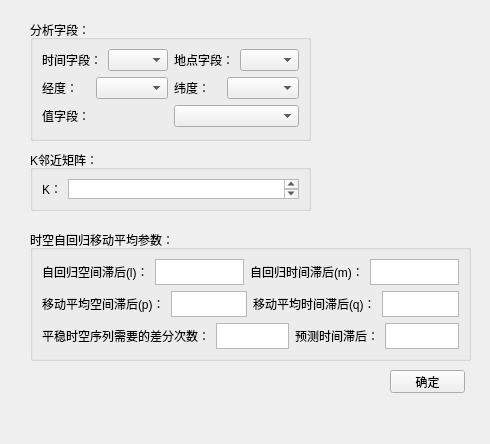
<?xml version="1.0" encoding="UTF-8"?>
<ui version="4.0">
 <class>Form</class>
 <widget class="QWidget" name="Form">
  <property name="geometry">
   <rect>
    <x>0</x>
    <y>0</y>
    <width>490</width>
    <height>444</height>
   </rect>
  </property>
  <property name="windowTitle">
   <string>Form</string>
  </property>
  <widget class="QGroupBox" name="groupBox">
   <property name="geometry">
    <rect>
     <x>30</x>
     <y>20</y>
     <width>281</width>
     <height>121</height>
    </rect>
   </property>
   <property name="title">
    <string>分析字段：</string>
   </property>
   <layout class="QVBoxLayout" name="verticalLayout">
    <item>
     <layout class="QHBoxLayout" name="horizontalLayout">
      <item>
       <widget class="QLabel" name="label">
        <property name="text">
         <string>时间字段：</string>
        </property>
       </widget>
      </item>
      <item>
       <widget class="QComboBox" name="comboBox"/>
      </item>
      <item>
       <widget class="QLabel" name="label_6">
        <property name="text">
         <string>地点字段：</string>
        </property>
       </widget>
      </item>
      <item>
       <widget class="QComboBox" name="comboBox_5"/>
      </item>
     </layout>
    </item>
    <item>
     <layout class="QHBoxLayout" name="horizontalLayout_2">
      <item>
       <widget class="QLabel" name="label_2">
        <property name="text">
         <string>经度：</string>
        </property>
       </widget>
      </item>
      <item>
       <widget class="QComboBox" name="comboBox_2"/>
      </item>
      <item>
       <widget class="QLabel" name="label_3">
        <property name="text">
         <string>纬度：</string>
        </property>
       </widget>
      </item>
      <item>
       <widget class="QComboBox" name="comboBox_3"/>
      </item>
     </layout>
    </item>
    <item>
     <layout class="QHBoxLayout" name="horizontalLayout_3">
      <item>
       <widget class="QLabel" name="label_4">
        <property name="text">
         <string>值字段：</string>
        </property>
       </widget>
      </item>
      <item>
       <widget class="QComboBox" name="comboBox_4"/>
      </item>
     </layout>
    </item>
   </layout>
  </widget>
  <widget class="QGroupBox" name="groupBox_2">
   <property name="geometry">
    <rect>
     <x>30</x>
     <y>150</y>
     <width>281</width>
     <height>61</height>
    </rect>
   </property>
   <property name="title">
    <string>K邻近矩阵：</string>
   </property>
   <layout class="QVBoxLayout" name="verticalLayout_3">
    <item>
     <layout class="QHBoxLayout" name="horizontalLayout_4">
      <item>
       <widget class="QLabel" name="label_5">
        <property name="text">
         <string>K：</string>
        </property>
       </widget>
      </item>
      <item>
       <widget class="QTextEdit" name="textEdit"/>
      </item>
     </layout>
    </item>
   </layout>
  </widget>
  <widget class="QGroupBox" name="groupBox_3">
   <property name="geometry">
    <rect>
     <x>30</x>
     <y>230</y>
     <width>441</width>
     <height>131</height>
    </rect>
   </property>
   <property name="title">
    <string>时空自回归移动平均参数：</string>
   </property>
   <layout class="QVBoxLayout" name="verticalLayout_2">
    <item>
     <layout class="QHBoxLayout" name="horizontalLayout_5">
      <item>
       <widget class="QLabel" name="label_7">
        <property name="text">
         <string>自回归空间滞后(l)：</string>
        </property>
       </widget>
      </item>
      <item>
       <widget class="QTextEdit" name="textEdit_3"/>
      </item>
      <item>
       <widget class="QLabel" name="label_8">
        <property name="text">
         <string>自回归时间滞后(m)：</string>
        </property>
       </widget>
      </item>
      <item>
       <widget class="QTextEdit" name="textEdit_4"/>
      </item>
     </layout>
    </item>
    <item>
     <layout class="QHBoxLayout" name="horizontalLayout_6">
      <item>
       <widget class="QLabel" name="label_9">
        <property name="text">
         <string>移动平均空间滞后(p)：</string>
        </property>
       </widget>
      </item>
      <item>
       <widget class="QTextEdit" name="textEdit_5"/>
      </item>
      <item>
       <widget class="QLabel" name="label_10">
        <property name="text">
         <string>移动平均时间滞后(q)：</string>
        </property>
       </widget>
      </item>
      <item>
       <widget class="QTextEdit" name="textEdit_6"/>
      </item>
     </layout>
    </item>
    <item>
     <layout class="QHBoxLayout" name="horizontalLayout_7">
      <item>
       <widget class="QLabel" name="label_11">
        <property name="text">
         <string>平稳时空序列需要的差分次数：</string>
        </property>
       </widget>
      </item>
      <item>
       <widget class="QTextEdit" name="textEdit_7"/>
      </item>
      <item>
       <widget class="QLabel" name="label_12">
        <property name="text">
         <string>预测时间滞后：</string>
        </property>
       </widget>
      </item>
      <item>
       <widget class="QTextEdit" name="textEdit_8"/>
      </item>
     </layout>
    </item>
   </layout>
  </widget>
  <widget class="QPushButton" name="pushButton">
   <property name="geometry">
    <rect>
     <x>390</x>
     <y>370</y>
     <width>75</width>
     <height>23</height>
    </rect>
   </property>
   <property name="text">
    <string>确定</string>
   </property>
  </widget>
 </widget>
 <resources/>
 <connections/>
</ui>
